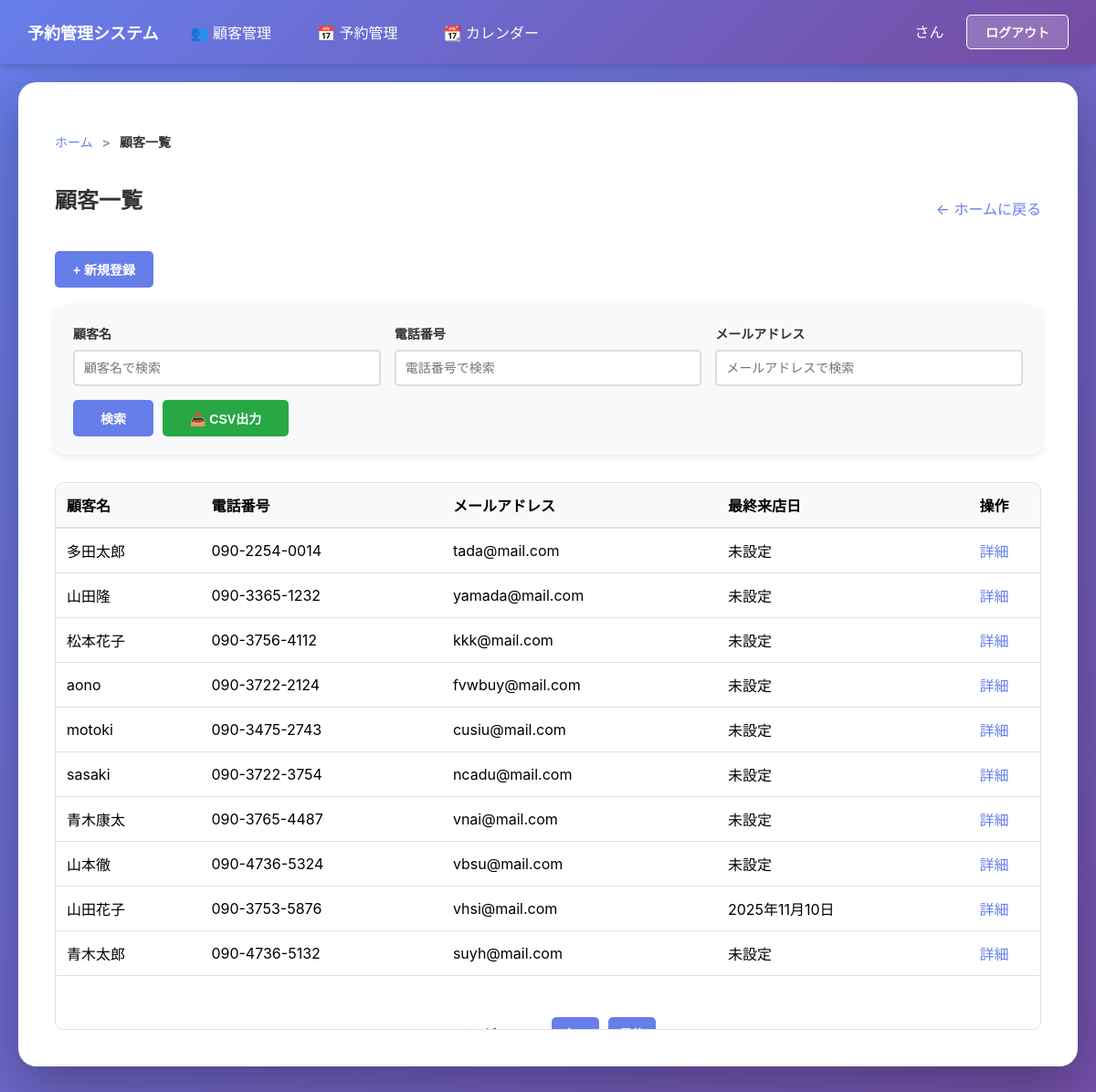
The app's page /customers/ (signed in) with its own data.
### main/models.py (models this page shows, shortened)
class Customer(models.Model):
    phone_regex = RegexValidator(
        regex=r'^0\d{1,4}-?\d{1,4}-?\d{3,4}$',
        message="正しい電話番号形式で入力してください。（例: 090-1234-5678、03-1234-5678、0120-123-456）"
    )
    name = models.CharField(max_length=100, verbose_name="顧客名")
    phone_number = models.CharField(max_length=20, unique=True, validators=[validate_phone_number], verbose_name='電話番号')
    email = models.EmailField(unique=True, verbose_name="メールアドレス")  # 追加
    memo = models.TextField(blank=True, verbose_name="メモ")
    last_visit_date = models.DateField(null=True, blank=True, verbose_name="最終来店日")
    created_at = models.DateTimeField(auto_now_add=True, verbose_name="登録日時")
    updated_at = models.DateTimeField(auto_now=True, verbose_name="更新日時")
    class Meta:
        verbose_name = "顧客"
        verbose_name_plural = "顧客"

### main/views.py (the view)
# urls.py: path('customers/', views.customer_list, name='customer_list'),
@login_required
def customer_list(request):
    from django.core.paginator import Paginator
    search_name = request.GET.get('search_name', '')
    search_phone = request.GET.get('search_phone', '')
    search_email = request.GET.get('search_email', '')
    customers = Customer.objects.all()
    if search_name:
        customers = customers.filter(name__icontains=search_name)
    if search_phone:
        customers = customers.filter(phone_number__icontains=search_phone)
    if search_email:
        customers = customers.filter(email__icontains=search_email)
    customers = customers.order_by('-created_at')
    paginator = Paginator(customers, 10)
    page_number = request.GET.get('page', 1)
    page_obj = paginator.get_page(page_number)
    profile = get_user_permissions(request.user)
    return render(request, 'main/customer_list.html', {
        'customers': page_obj,
        'page_obj': page_obj,
        'search_name': search_name,
        'search_phone': search_phone,
        'search_email': search_email,
        'can_edit': profile.can_edit_customer if profile else False,
        'can_delete': profile.can_delete_customer if profile else False,
    })

### main/context_processors.py (called while the page is built)
def user_permissions(request):
    if request.user.is_authenticated:
        try:
            from main.models import Administrator, UserProfile
            admin = Administrator.objects.get(user=request.user)
            profile = UserProfile.objects.get(user=admin)
            is_super_admin = (
                profile.can_edit_customer and
                profile.can_delete_customer and
                profile.can_edit_reservation and
                profile.can_delete_reservation
            )
        except:
            is_super_admin = False
    else:
        is_super_admin = False
    return {
        'is_super_admin': is_super_admin,
    }

### main/views.py (called while the page is built)
def get_user_permissions(user):
    try:
        admin = Administrator.objects.get(user=user)
        profile, created = UserProfile.objects.get_or_create(user=admin)
        return profile
    except Administrator.DoesNotExist:
        return None

### main/templates/main/customer_list.html (shortened to what this page needs)
{% extends 'main/base.html' %}
{% block breadcrumb %}
<nav aria-label="breadcrumb">
    <ol class="breadcrumb">
        <li class="breadcrumb-item"><a href="{% url 'admin-home' %}">ホーム</a></li>
        <li class="breadcrumb-item active">顧客一覧</li>
    </ol>
</nav>
{% endblock %}
{% block content %}
<div style="display: flex; justify-content: space-between; align-items: center; margin-bottom: 20px;">
    <h2>顧客一覧</h2>
    <a href="{% url 'admin-home' %}" style="text-decoration: none; color: #667eea;">← ホームに戻る</a>
</div>
<div style="margin-bottom: 20px;">
    <a href="{% url 'customer_add' %}" style="text-decoration: none;">
        <button style="width: auto; padding: 10px 20px;">+ 新規登録</button>
    </a>
</div>
<form method="get" style="margin-bottom: 30px; background: #f8f9fa; padding: 20px; border-radius: 10px; position: sticky; top: 0; z-index: 100; box-shadow: 0 2px 8px rgba(0,0,0,0.1);">    <div style="display: grid; grid-template-columns: 1fr 1fr 1fr; gap: 15px; margin-bottom: 15px;">
        <div>
            <label for="search_name" style="display: block; font-size: 14px; font-weight: bold; color: #333; margin-bottom: 8px;">顧客名</label>
            <input type="text" id="search_name" name="search_name"
                   value="{{ search_name }}"
                   placeholder="顧客名で検索"
                   style="width: 100%; padding: 10px; border: 2px solid #ddd; border-radius: 5px; font-size: 14px; box-sizing: border-box;">
        </div>
        <div>
            <label for="search_phone" style="display: block; font-size: 14px; font-weight: bold; color: #333; margin-bottom: 8px;">電話番号</label>
            <input type="text" id="search_phone" name="search_phone"
                   value="{{ search_phone }}"
                   placeholder="電話番号で検索"
                   style="width: 100%; padding: 10px; border: 2px solid #ddd; border-radius: 5px; font-size: 14px; box-sizing: border-box;">
        </div>
        <div>
            <label for="search_email" style="display: block; font-size: 14px; font-weight: bold; color: #333; margin-bottom: 8px;">メールアドレス</label>
            <input type="text" id="search_email" name="search_email"
                   value="{{ search_email }}"
                   placeholder="メールアドレスで検索"
                   style="width: 100%; padding: 10px; border: 2px solid #ddd; border-radius: 5px; font-size: 14px; box-sizing: border-box;">
        </div>
    </div>
    <div style="display: flex; gap: 10px;">
        <button type="submit" style="width: auto; padding: 10px 30px;">検索</button>
        <a href="{% url 'customer_list_csv' %}?search_name={{ search_name }}&search_phone={{ search_phone }}&search_email={{ search_email }}" style="text-decoration: none;">
            <button type="button" style="width: auto; padding: 10px 30px; background: #28a745;">📥 CSV出力</button>
        </a>
    </div>
</form>
{% if customers %}
<div style="max-height: 600px; overflow-y: auto; border: 1px solid #dee2e6; border-radius: 10px;">
    <div style="overflow-x: auto;">
        <table style="width: 100%; border-collapse: collapse; background: white;">
            <thead>
                <tr style="background: #f8f9fa; border-bottom: 2px solid #dee2e6;">
                    <th style="padding: 12px; text-align: left;">顧客名</th>
                    <th style="padding: 12px; text-align: left;">電話番号</th>
                    <th style="padding: 12px; text-align: left;">メールアドレス</th>
                    <th style="padding: 12px; text-align: left;">最終来店日</th>
                    <th style="padding: 12px; text-align: center;">操作</th>
                </tr>
            </thead>
            <tbody>
                {% for customer in customers %}
                <tr style="border-bottom: 1px solid #dee2e6;">
                    <td style="padding: 12px;">{{ customer.name }}</td>
                    <td style="padding: 12px;">{{ customer.phone_number }}</td>
                    <td style="padding: 12px;">{{ customer.email }}</td>
                    <td style="padding: 12px;">{{ customer.last_visit_date|default:"未設定" }}</td>
                    <td style="padding: 12px; text-align: center;">
                        <div style="display: flex; flex-direction: column; gap: 5px; align-items: center;">
                            <a href="{% url 'customer_detail' customer.id %}"
                                style="color: #667eea; text-decoration: none;">詳細</a>
                        </div>
                    </td>
                </tr>
                {% endfor %}
            </tbody>
        </table>
    </div>
    {% if page_obj.has_other_pages %}
    <div style="display: flex; justify-content: center; align-items: center; margin-top: 30px; gap: 10px; background: white; padding: 15px;">
        <span style="color: #333; font-weight: bold; padding: 0 15px;">
        </span>
        {% if page_obj.has_next %}
            <a href="?page={{ page_obj.next_page_number }}&search_name={{ search_name }}&search_phone={{ search_phone }}&search_email={{ search_email }}" style="text-decoration: none;">
                <button style="padding: 8px 12px; font-size: 14px;">次へ</button>
            </a>
            <a href="?page={{ page_obj.paginator.num_pages }}&search_name={{ search_name }}&search_phone={{ search_phone }}&search_email={{ search_email }}" style="text-decoration: none;">
                <button style="padding: 8px 12px; font-size: 14px;">最後</button>
            </a>
        {% endif %}
    </div>
    {% endif %}
</div>
{% endif %}
{% endblock %}

### main/templates/main/base.html (style rules this page uses)
* { margin: 0; padding: 0; box-sizing: border-box; }
body { font-family: -apple-system, BlinkMacSystemFont, 'Segoe UI', Roboto, 'Helvetica Neue', Arial, sans-serif; background: linear-gradient(135deg, #667eea 0%, #764ba2 100%); min-height: 100vh; padding: 20px; }
h2 { color: #333; margin-bottom: 20px; }
label { display: block; margin-bottom: 8px; font-weight: bold; color: #333; font-size: 14px; }
input[type="text"], input[type="email"], input[type="password"], input[type="date"], input[type="time"], input[type="number"], select, textarea { width: 100%; padding: 12px; border: 2px solid #ddd; border-radius: 5px; font-size: 14px; transition: border-color 0.3s; }
button { padding: 12px 30px; background: #667eea; color: white; border: none; border-radius: 5px; font-size: 14px; font-weight: bold; cursor: pointer; transition: all 0.3s; }
.breadcrumb { padding: 15px 0; margin-bottom: 20px; list-style: none; display: flex; flex-wrap: wrap; align-items: center; font-size: 14px; color: #666; }
.breadcrumb-item { display: flex; align-items: center; }
.breadcrumb-item + .breadcrumb-item::before { content: ">"; padding: 0 10px; color: #999; }
.breadcrumb-item a { color: #667eea; text-decoration: none; transition: color 0.3s; }
.breadcrumb-item.active { color: #333; font-weight: bold; }
nav { overflow-x: auto; overflow-y: hidden; }

### records on screen
Customer: name "多田太郎", phone_number "090-2254-0014", email "tada@mail.com", last_visit_date "未設定"
Customer: name "山田隆", phone_number "090-3365-1232", email "yamada@mail.com", last_visit_date "未設定"
Customer: name "松本花子", phone_number "090-3756-4112", email "kkk@mail.com", last_visit_date "未設定"
Customer: name "aono", phone_number "090-3722-2124", email "fvwbuy@mail.com", last_visit_date "未設定"
Customer: name "motoki", phone_number "090-3475-2743", email "cusiu@mail.com", last_visit_date "未設定"
Customer: name "sasaki", phone_number "090-3722-3754", email "ncadu@mail.com", last_visit_date "未設定"
Customer: name "青木康太", phone_number "090-3765-4487", email "vnai@mail.com", last_visit_date "未設定"
Customer: name "山本徹", phone_number "090-4736-5324", email "vbsu@mail.com", last_visit_date "未設定"
Customer: name "山田花子", phone_number "090-3753-5876", email "vhsi@mail.com", last_visit_date "2025年11月10日"
Customer: name "青木太郎", phone_number "090-4736-5132", email "suyh@mail.com", last_visit_date "未設定"
